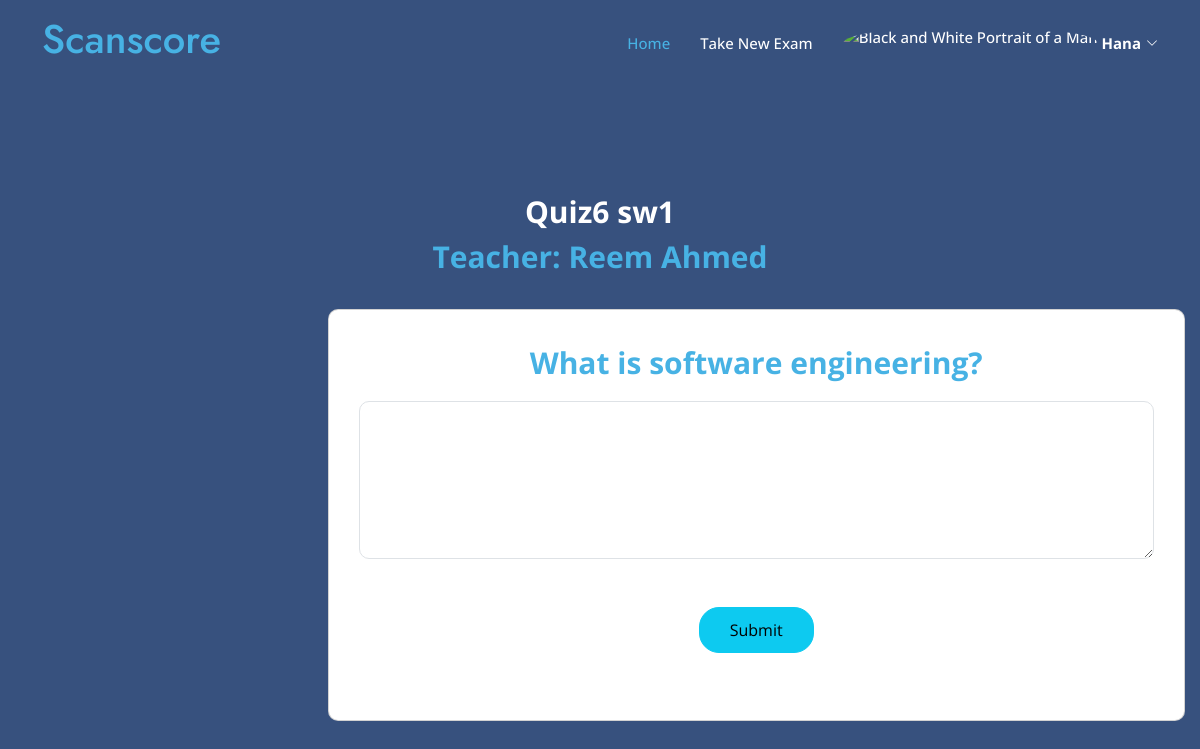
The page /student/enter_exam/7/ (signed in) on the database as committed earlier.
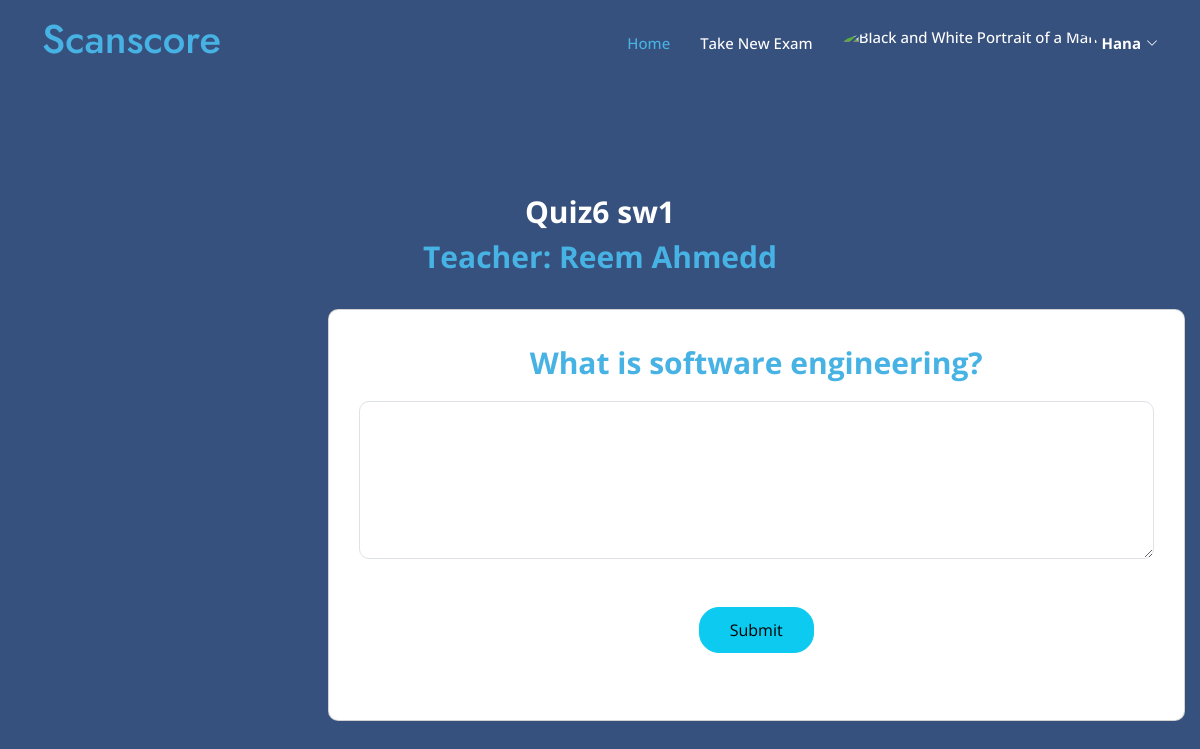
The same page on the database as committed later.
### myapp/models.py (models this page shows)
class Exam(models.Model):
    name = models.CharField(max_length=100)
    teacher = models.ForeignKey(User, on_delete=models.CASCADE)
    question= models.TextField(max_length=10000)
    model_answer = models.TextField(max_length=10000)
    keywordsList = models.TextField(max_length=10000,null=True,blank=True)
    is_active = models.BooleanField(default=False)
    time_created = models.DateTimeField(auto_now_add=True)
    time_updated = models.DateTimeField(auto_now=True)

class User(AbstractUser):
    userType = models.CharField(max_length=10, choices=[('teacher', 'Teacher'), ('student', 'Student')])

### myapp/views.py (the view)
# urls.py: path('student/enter_exam/<int:exam_id>/', views.enter_exam, name='enter_exam'),
@login_required
def enter_exam(request, exam_id): #this will redirect to the specific exam page where the student can take the exam
    exam = get_object_or_404(Exam, pk=exam_id, is_active=True)
    return render(request, 'myapp/student/enter_specific_exam.html', {'exam': exam})

### templates/myapp/student/enter_specific_exam.html (shortened to what this page needs)
{% load static %}
<!DOCTYPE html>
<html lang="en">
<head>
    <link href="{% static 'vendor/aos/aos.css' %}" rel="stylesheet">
    <link href="{% static 'vendor/bootstrap/css/bootstrap.min.css' %}" rel="stylesheet">
    <link href="{% static 'vendor/bootstrap-icons/bootstrap-icons.css' %}" rel="stylesheet">
    <link href="{% static 'vendor/boxicons/css/boxicons.min.css' %}" rel="stylesheet">
    <link href="{% static 'vendor/glightbox/css/glightbox.min.css' %}" rel="stylesheet">
    <link href="{% static 'vendor/remixicon/remixicon.css' %}" rel="stylesheet">
    <link href="{% static 'vendor/swiper/swiper-bundle.min.css' %}" rel="stylesheet">
    <link href="{% static 'css/style1.css' %}" rel="stylesheet">
</head>
<body>
    <header id="header" class="fixed-top">
        <div class="container d-flex align-items-center">
            <h1 class="me-auto"><a href="{% url 'login' %}">Scanscore</a></h1>
            <nav id="navbar" class="navbar">
                <ul>
                    <li><a class="nav-link scrollto active" href="{% url 'student_dashboard' %}">Home</a></li>
                    <li><a class="nav-link scrollto" href="{% url 'take_exam' %}">Take New Exam</a></li>
                    <li class="dropdown">
                        <a href="#">
                            <img src="https://mdbcdn.b-cdn.net/img/Photos/new-templates/bootstrap-profiles/avatar-2.webp"
                                class="rounded-circle" height="35" alt="Black and White Portrait of a Man"
                                loading="lazy" />
                            <strong class="d-none d-sm-block ms-1">{{ user.first_name }}</strong><i
                                class="bi bi-chevron-down"></i>
                        </a>
                    </li>
                </ul>
            </nav>
        </div>
    </header>
    <section id="hero" class="d-flex align-items-center faq section-bg contact" style="height:100vh;">
        <div class="container" data-aos="fade-up">
            {% block content %}
            <div class="section-title" style="color: #47b2e4;font-size: 30px;font-weight: bold;">
                <p style="color: white;">{{ exam.name }}</p>
                <p>Teacher: {{ exam.teacher.first_name }} {{ exam.teacher.last_name }}</p>
            </div>
            <div class="row" style="width:250vh; ">
                <div class="col-lg-7 mt-5 mt-lg-0 d-flex align-items-stretch">
                    <form method="POST" action="{% url 'submit_exam' exam.id %}" role="form" class="card"
                        style="border-radius: 10px; margin-left: 25%;  height: 110%;padding: 30px;width: 200%;text-align: center;">
                        <label>
                            <p style="color: #47b2e4;font-size: 30px;font-weight: bold;">{{ exam.question }}</p>
                        </label>
                        <textarea class="form-control" name="student_answer" rows="6" required
                            style="border-radius: 10px;"></textarea>
                        <div class="text-center mt-5"><button style="padding: 10px 30px;border-radius: 20px;"
                                type="submit" class="btn btn-info btn-rounded" data-mdb-ripple-init>Submit</button>
                        </div>
                    </form>
                    {% endblock %}
                </div>
            </div>
    </section>
</body>
</html>

Rows that differ between the two databases and show on the page:
changed through a linked row, Exam "Quiz6 sw1": teacher.last_name "Ahmed" → "Ahmedd"
